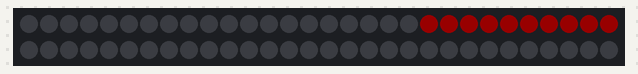
The sketch below on a simulated Arduino Uno, built with avr-gcc and run on an emulated ATmega328P. On the bench: 60 RGB LEDs in strip order, left to right, continuing on the next row. Dim RGB values are drawn brighter than linear.

Above: at 0.45 s.
At 36.56 s:
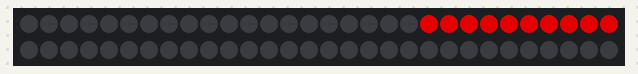

The sketch:

BTPixelStrip.ino
```cpp
  #include <Adafruit_NeoPixel.h>

#define pixelPin 6

//char in[9];
int input;

Adafruit_NeoPixel strip = Adafruit_NeoPixel(60, pixelPin, NEO_GRB + NEO_KHZ800);

void setup() {
  Serial.begin(9600);
  strip.begin();
  strip.show();
  //currR = currG = currB = 0;
}

void loop() {
  /*if(Serial.available()>0) {
    input = Serial.read();
    map(input,0,400,0,255);
    setStripColor(strip.Color(input,0,0));
  }*/
  for(int i=0; i<255; i++) {
    setStripColor(strip.Color(i,0,0));
    delay(10);
  }
  for(int i=255; i>0; i--) {
    setStripColor(strip.Color(i,0,0));
    delay(10);
  }
}

void setStripColor(uint32_t c) {
  for(uint16_t i=20; i<30; i++) {
    strip.setPixelColor(i,c);
  }
  strip.show();
}
```
